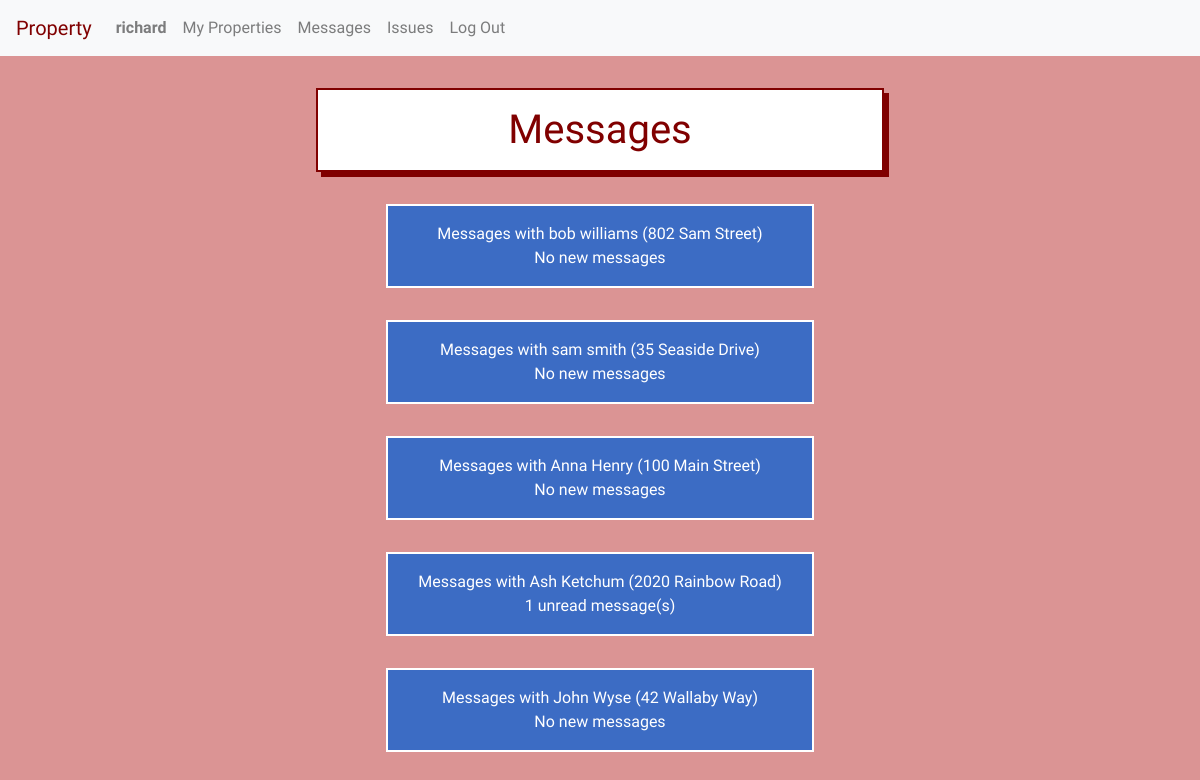
Page /property/messages (signed in) on the earlier database version.
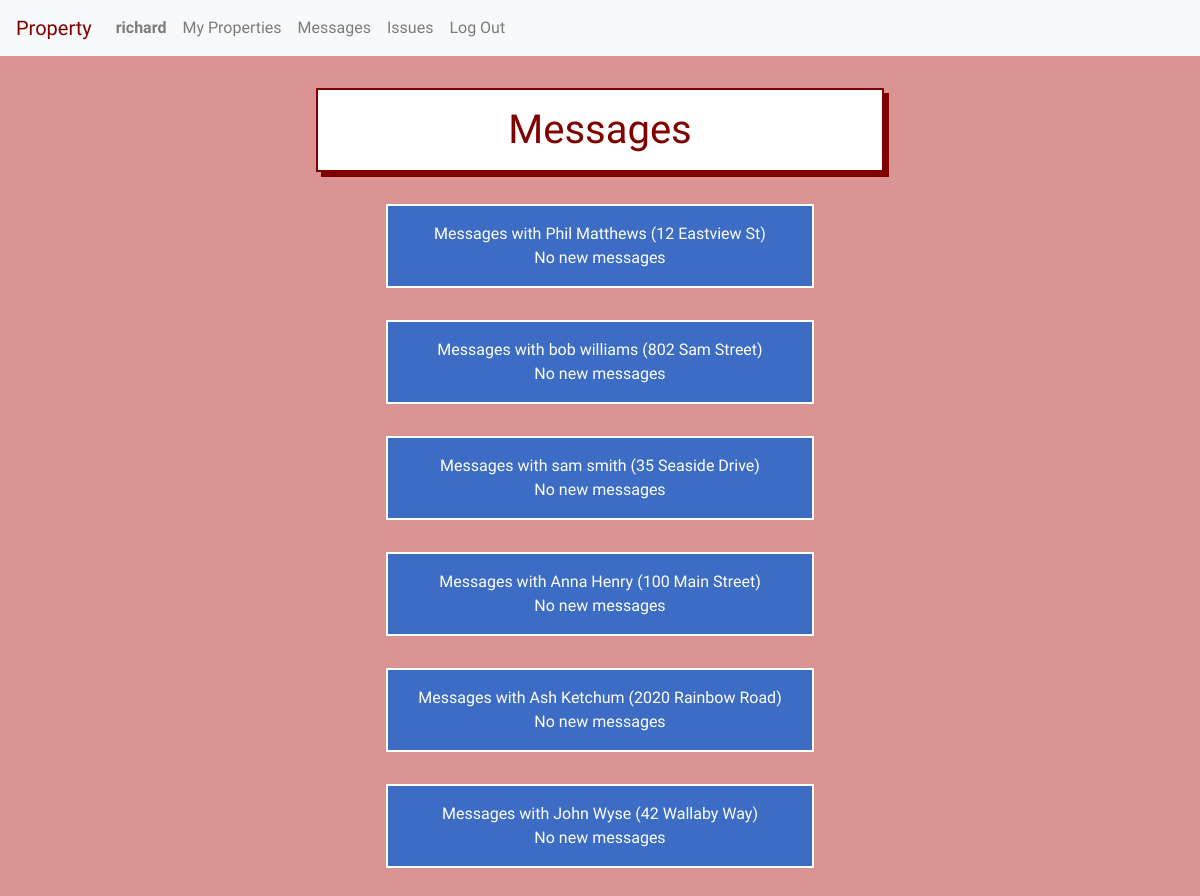
Same page on the later database version.
### property/models.py (models this page shows, shortened)
class Unit(models.Model):
    manager = models.ForeignKey(User, on_delete=models.CASCADE, related_name="managers")
    tenant = models.ForeignKey(User, on_delete=models.CASCADE, related_name="tenants", blank=True, null=True)
    address = models.CharField(max_length=200)
    image = models.ImageField(blank=True, upload_to='unit_images/')
    lease = models.FileField(blank=True, upload_to='leases/')
    def __str__(self):
        return f"{self.address}"

class User(AbstractUser):
    tenant = models.BooleanField(default=True)
    manager = models.BooleanField(default=False)
    profile_picture = models.ImageField(blank=True, null=True, upload_to='profile_images/')

### property/views.py (the view)
# urls.py: path("messages", views.messages, name="messages"),
@login_required
def messages(request):
    if request.method == "GET":
        if request.user.tenant == True:
            try:
                unit_count = Unit.objects.filter(tenant=request.user).count()
            except ObjectDoesNotExist:
                unit_count = 0
            if unit_count != 1:
                return render(request, 'property/messages.html')
            else:
                unit = Unit.objects.get(tenant=request.user)
                return HttpResponseRedirect(reverse("unit_messages", kwargs={'unit_id': unit.id}))
        else:
            try:
                units = Unit.objects.filter(manager=request.user).exclude(tenant=None).order_by('-tenant')
            except ObjectDoesNotExist:
                units = None
            unread_counts = []
            for unit in units:
                try:
                    unread_count = Message.objects.filter(read=False).filter(sender=unit.tenant).filter(recipient=request.user).count()
                except ObjectDoesNotExist:
                    unread_count = 0
                unread_counts.append(unread_count)
            zipped_messages_info = zip(unread_counts, units)
            return render(request, 'property/messages.html', {
                "messages_info": zipped_messages_info
            })
    else:
        return render(request, 'property/error.html')

### property/templates/property/messages.html
{% extends "property/layout.html" %}
{% block body %}
<h1>Messages</h1>
{% if user.tenant %}
    <br><br>
    You must claim an address and property manager before you can send or recieve messages.
{% else %}
    {% if messages_info %}
        <div class="list-container">
            {% for count, unit in messages_info %}
            <a href="{% url 'unit_messages' unit.id %}">
                <div class="listed-item-link">
                    Messages with {{unit.tenant.first_name}} {{unit.tenant.last_name}} ({{unit}})
                    <br>
                    {% if count %}
                    {{count}} unread message(s)
                    {% else %}
                    No new messages
                    {% endif %}
                </div>
            </a>
            {% endfor %}
        </div>
    {% else %}
        <br><br>
        You must add a property with a tenant before you can see send or see messages.
    {% endif %}
{% endif %}
{% endblock %}

Differences in the rows shown:
added Unit: tenant.first_name "Phil", tenant.last_name "Matthews", address "12 Eastview St", shows "No new messages"
shown differently, row unchanged: Unit "2020 Rainbow Road": count "1" → (not shown); text "unread message(s)" → "No new messages"
